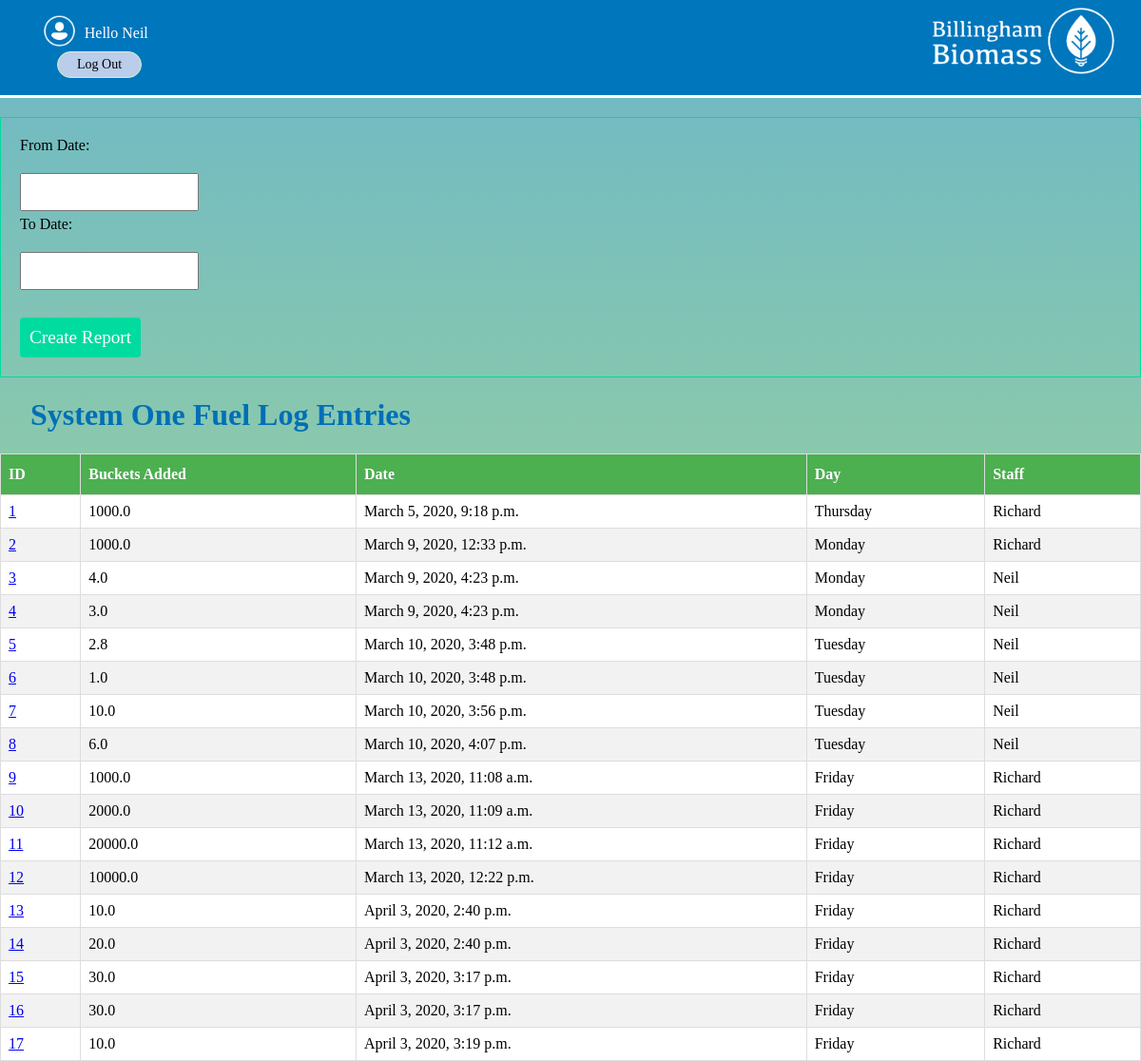
/reports/onefuellogreport (signed in), run on an earlier commit of the app's database.
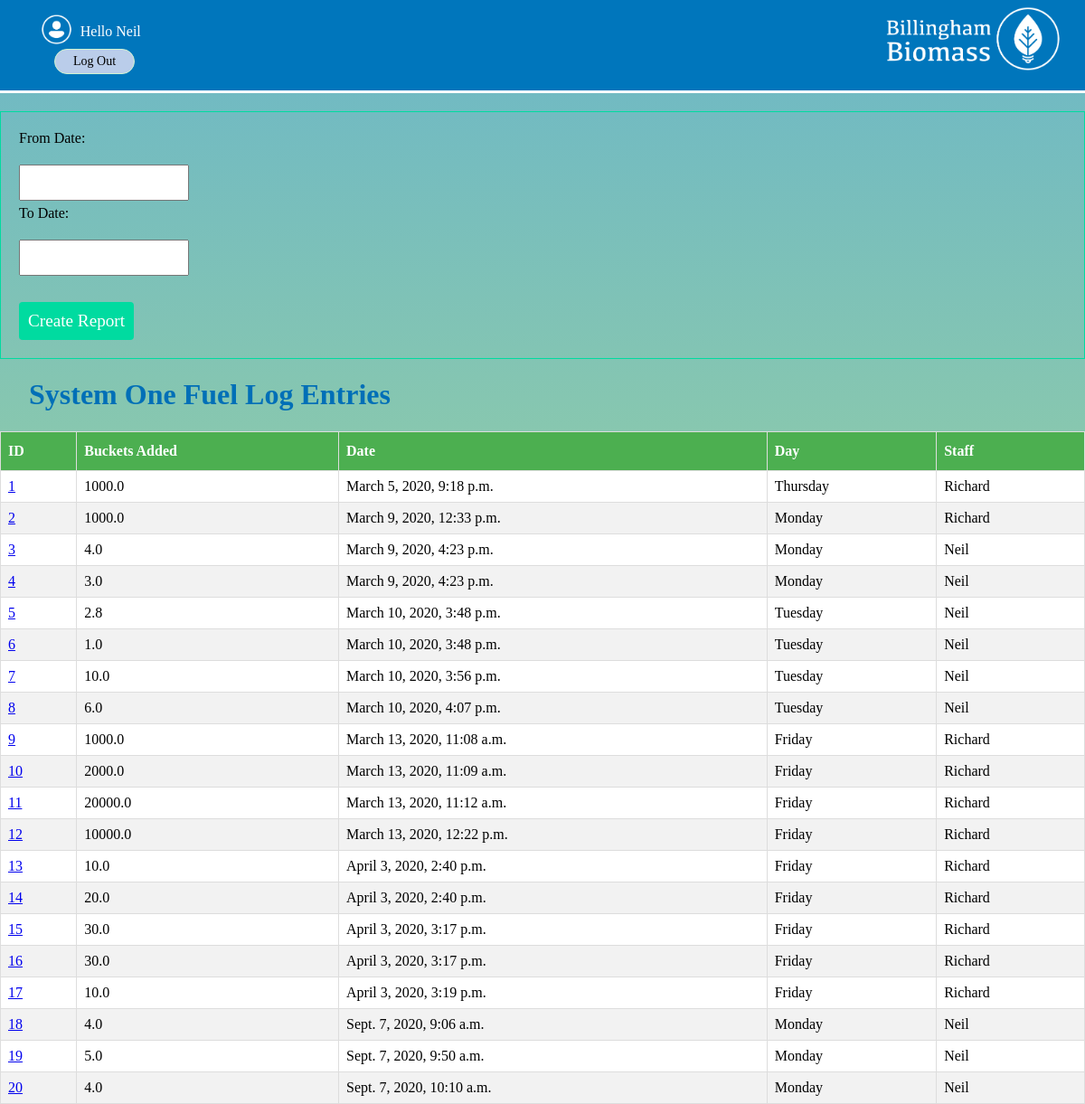
And on a later commit of the database.
### systems/models.py (models this page shows, shortened)
class FuelLogSystemOneMod(models.Model):
    products = tuple(productsMod.objects.values_list('id', 'product_type'))
    buckets_added = models.FloatField()
    date = models.DateTimeField(auto_now_add = True)
    day = models.DateField(auto_now_add = True)
    staff = models.ForeignKey(User,on_delete=models.CASCADE)
    thumb = models.ImageField(blank=True,null=True)
    product = models.IntegerField(choices=products,default=0)

### reports/views.py (the view)
# urls.py: path('onefuellogreport',views.systemOneFuelLogReport, name='onefuellogreport'),
@login_required(login_url="/accounts/login/")
def systemOneFuelLogReport(request):
    entriesFuel = FuelLogSystemOneMod.objects.all().order_by('date')
    if request.method == 'POST':
        form = forms.ReportDateForm(request.POST)
        if form.is_valid():
            data = request.POST.copy()
            fromdate = data.get('fromdate')
            todate = data.get('todate')
            fromdate = fromdate.replace('/',' ')
            todate = todate.replace('/',' ')
            fromdate = datetime.strptime(fromdate,'%d %m %Y')
            todate = datetime.strptime(todate,'%d %m %Y')
            entriesFuel = FuelLogSystemOneMod.objects.filter(day__gte=fromdate,day__lte=todate).order_by('date')
            return render(request,'reports/systemonefuellogreport.html',{'form':form,'entriesFuel':entriesFuel})
    else:
        form = forms.ReportDateForm()
    return render(request,'reports/systemonefuellogreport.html',{'form':form,'entriesFuel':entriesFuel})

### reports/forms.py
class ReportDateForm(forms.ModelForm):
    fromdate = forms.DateField(widget=forms.DateInput(format = '%d/%m/%Y'), input_formats=('%d/%m/%Y',))
    todate = forms.DateField(widget=forms.DateInput(format = '%d/%m/%Y'), input_formats=('%d/%m/%Y',))
    def __init__(self, *args, **kwargs):
       super(ReportDateForm, self).__init__(*args, **kwargs)
       self.fields['fromdate'].label = "From Date"
       self.fields['todate'].label = "To Date"
    class Meta:
        model = models.DatesMod
        fields = ['fromdate','todate']

### reports/templates/reports/systemonefuellogreport.html (shortened to what this page needs)
{% extends 'base_layout.html' %}
{% block content %}
  <form class="site-form" action="{%url 'reports:onefuellogreport'%}" method="post">
      {{form}}
    <input type="submit" value="Create Report">
  </form>
<div class="fuelLog">
  <h1>System One Fuel Log Entries</h1>
  <table>
    <thead>
    <th>ID</th>
    <th>Buckets Added</th>
    <th>Date</th>
    <th>Day</th>
    <th>Staff</th>
    </thead>
    <tbody>
  {% for entryFuel in entriesFuel %}
  <tr>
      <td><a href="{% url 'systems:idfuellogsystemone' id=entryFuel.id%}">{{entryFuel.id}}</a></td>
      <td>{{entryFuel.buckets_added}}</td>
      <td>{{entryFuel.date}}</td>
      <td>{{entryFuel.day|date:"l"}}</td>
      <td>{{entryFuel.staff}}</td>
      </tr>
    {% endfor %}
    </tbody>
</div>
{% endblock %}

What changed in the data, as far as the page shows it:
added FuelLogSystemOneMod: id "18", buckets_added "4.0", date "Sept. 7, 2020, 9:06 a.m.", day "Monday", staff "Neil"
added FuelLogSystemOneMod: id "19", buckets_added "5.0", date "Sept. 7, 2020, 9:50 a.m.", day "Monday", staff "Neil"
added FuelLogSystemOneMod: id "20", buckets_added "4.0", date "Sept. 7, 2020, 10:10 a.m.", day "Monday", staff "Neil"
